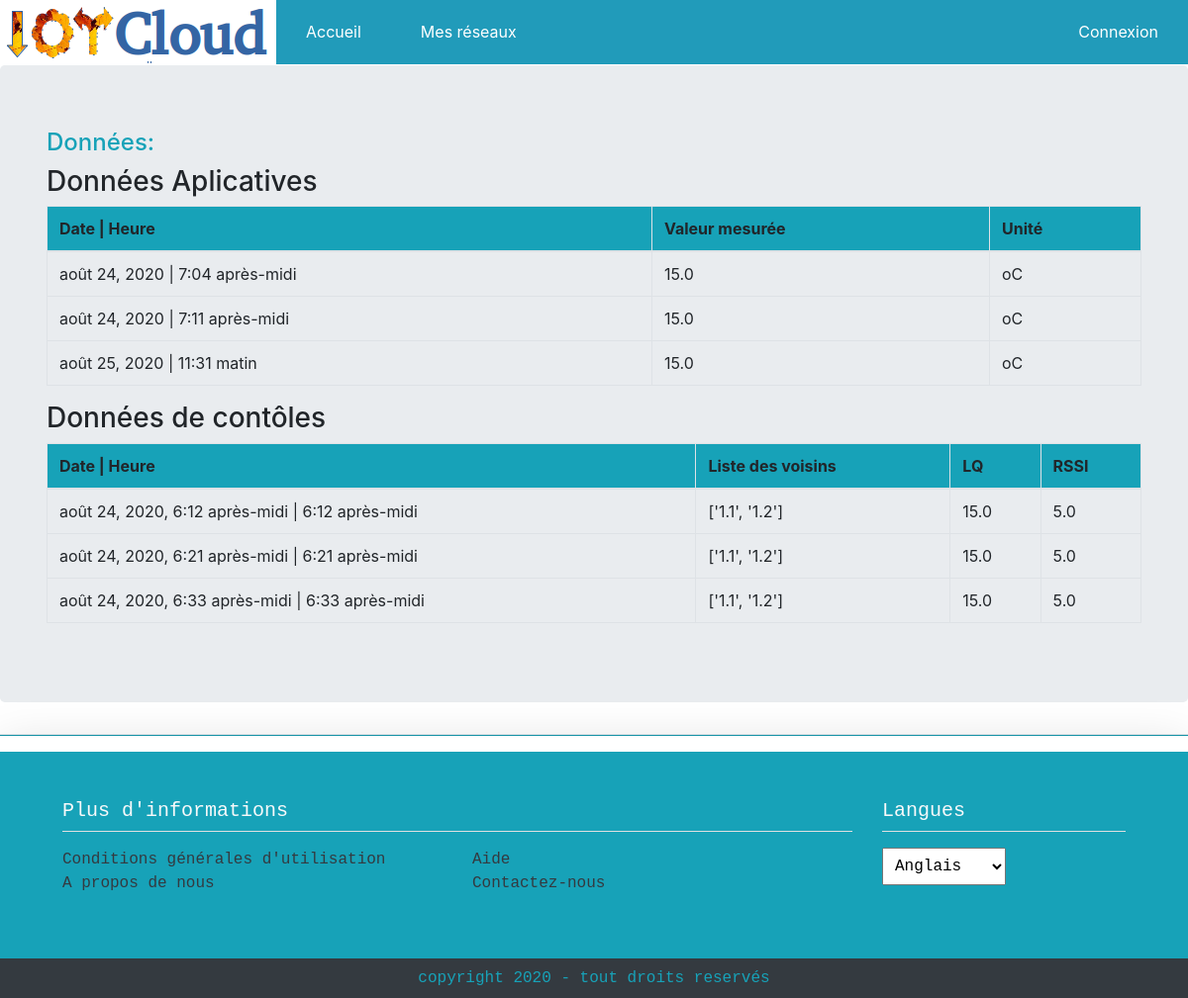
The app's page /iotCloud/network/list-data/sensor-1 with its own data.
### iotCloud/models.py (models this page shows, shortened)
class Donnee_appli(models.Model):
    capteur = models.ForeignKey(Capteur, on_delete = models.CASCADE)
    valeur_brute  = models.IntegerField()
    valeur_traite = models.FloatField()
    type_data     = models.CharField(max_length=30)
    unity_data    = models.CharField(max_length=10)
    date          = models.DateField(auto_now_add=True)
    heure         = models.TimeField(auto_now_add=True)

class Donnee_ctrl(models.Model):
    capteur = models.ForeignKey(Capteur, on_delete = models.CASCADE)
    lq     = models.FloatField()
    rssi   = models.FloatField()
    voisin = models.TextField(max_length= 1000)
    date = models.DateTimeField(auto_now_add=True)
    heure = models.TimeField(auto_now_add=True)

### iotCloud/views.py (the view)
# urls.py: path('network/list-data/sensor-<int:sensor_id>', views.select_sensor_data, name='select_sensor_data'),
def select_sensor_data(request, sensor_id):
    data_app = Donnee_appli.objects.filter(capteur_id=sensor_id)
    data_ctrl = Donnee_ctrl.objects.filter(capteur_id=sensor_id)
    return render(request, 'iotCloud/data_list.html', {'data_app':data_app, 'data_ctrl':data_ctrl })

### iotCloud/templates/iotCloud/data_list.html (shortened to what this page needs)
{% extends "iotCloud/accueil.html" %}
    {% block page_title %}
        Données:
    {% endblock %}
  {% block capteur %}
  <h3> Données Aplicatives </h3>
    <table class="table table-bordered table-hover">
        <thead class="bg-info">
            <tr>
                <th>Date | Heure </th>
                <th>Valeur mesurée</th>
                <th>Unité</th>
            </tr>
        </thead>
        <tbody>
            {% for data in data_app %}
                <tr>
                    <td>{{ data.date }} | {{ data.heure }} </td>
                    <td>{{ data.valeur_traite }} </td>
                    <td>{{ data.unity_data }} </td>
                </tr>
            {% endfor %}
        </tbody>
    </table>
    <table class="table table-bordered table-hover">
  <h3> Données de contôles </h3>
        <thead class="bg-info">
            <tr>
                <th>Date | Heure </th>
                <th>Liste des voisins</th>
                <th>LQ</th>
                <th>RSSI</th>
            </tr>
        </thead>
        <tbody>
            {% for data in data_ctrl %}
                <tr>
                    <td>{{ data.date }} | {{ data.heure }} </td>
                    <td>{{ data.voisin }} </td>
                    <td>{{ data.lq }} </td>
                    <td>{{ data.rssi }} </td>
                </tr>
            {% endfor %}
        </tbody>
    </table>
  {% endblock capteur %}

### iotCloud/static/iotCloud/accueil.css (style rules this page uses)
body { font-family: monospace, calibri, serif; margin:0px; padding:0px; }

### records on screen
Donnee_appli: date "août 24, 2020", heure "7:04 après-midi", valeur_traite "15.0", unity_data "oC"
Donnee_appli: date "août 24, 2020", heure "7:11 après-midi", valeur_traite "15.0", unity_data "oC"
Donnee_appli: date "août 25, 2020", heure "11:31 matin", valeur_traite "15.0", unity_data "oC"
Donnee_ctrl: date "août 24, 2020, 6:12 après-midi", heure "6:12 après-midi", voisin "['1.1', '1.2']", lq "15.0", rssi "5.0"
Donnee_ctrl: date "août 24, 2020, 6:21 après-midi", heure "6:21 après-midi", voisin "['1.1', '1.2']", lq "15.0", rssi "5.0"
Donnee_ctrl: date "août 24, 2020, 6:33 après-midi", heure "6:33 après-midi", voisin "['1.1', '1.2']", lq "15.0", rssi "5.0"
